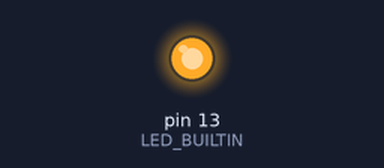
Bench run of a sketch on a simulated Arduino Uno, built with avr-gcc and run on an emulated ATmega328P. Parts: output pins drawn as LEDs (lit = HIGH). At 16.8 s the program stops and its outputs stay as they are.

Above: at 0.1 s.
At 15.9 s:
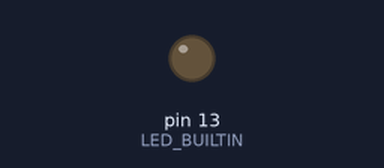
Timing chart, 0 to 17.4 s (numbered marks = the images above):
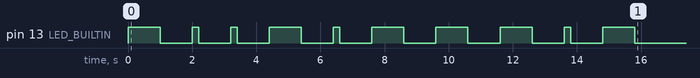

Measured:
- by itself, pin 13 (LED_BUILTIN): LOW → HIGH at 0.00 s, → LOW 1.0 s later, → HIGH 1.0 s later, → LOW 0.20 s later, … (20 changes in this stretch)

The sketch:

1.1P.ino
```cpp
void dot() {
  digitalWrite(LED_BUILTIN, HIGH);  // turn the LED on (HIGH is the voltage level)
  delay(200);                      // wait for half a second
  digitalWrite(LED_BUILTIN, LOW);   // turn the LED off by making the voltage LOW
  delay(1000);
}

void dash() {
  digitalWrite(LED_BUILTIN, HIGH);  // turn the LED on (HIGH is the voltage level)
  delay(1000);                      // wait for a second
  digitalWrite(LED_BUILTIN, LOW);   // turn the LED off by making the voltage LOW
  delay(1000);
}

void setup() {
  // initialize digital pin LED_BUILTIN as an output.
  pinMode(LED_BUILTIN, OUTPUT);
}

// the loop function runs over and over again forever
void loop() {

  //Morse code for N
  dash();
  dot();

  //Morse code for A
  dot();
  dash();

  //Morse code for J
  dot();
  dash();
  dash();
  dash();

  //Morse code for A
  dot();
  dash();

  while(true);
}
```
